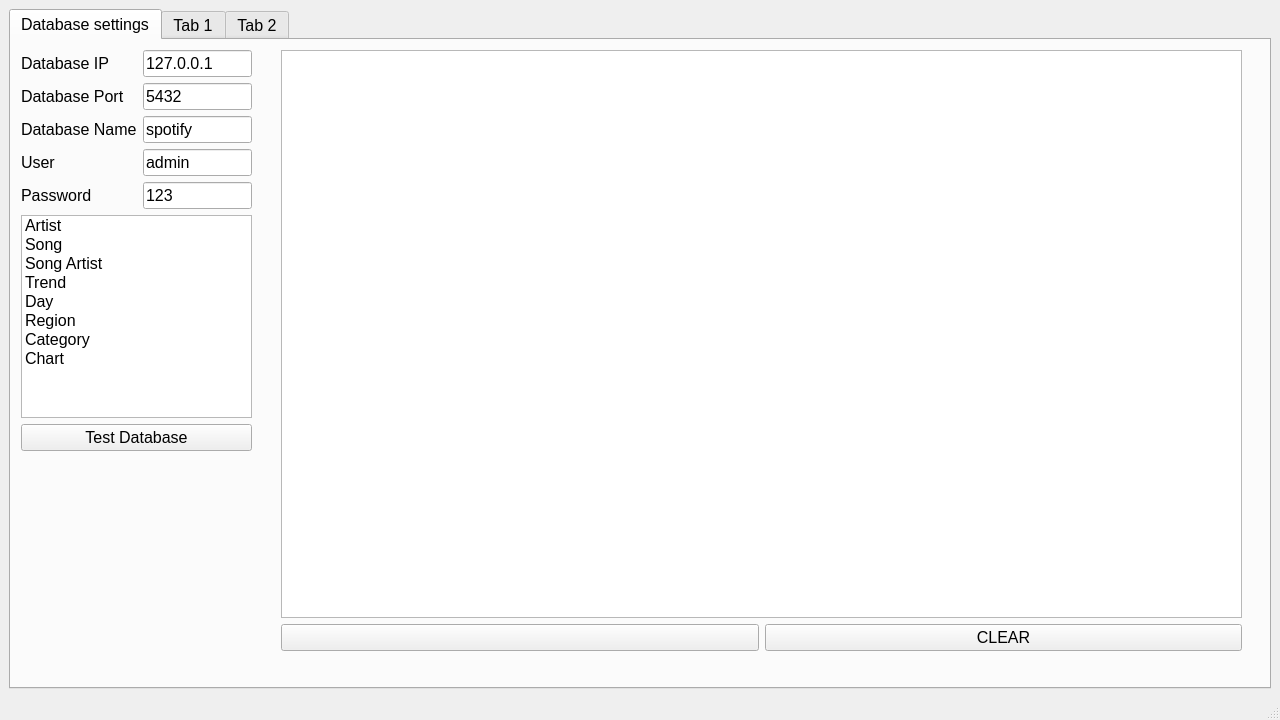
<?xml version="1.0" encoding="UTF-8"?>
<ui version="4.0">
 <class>MainWindow</class>
 <widget class="QMainWindow" name="MainWindow">
  <property name="geometry">
   <rect>
    <x>0</x>
    <y>0</y>
    <width>1280</width>
    <height>720</height>
   </rect>
  </property>
  <property name="sizePolicy">
   <sizepolicy hsizetype="Fixed" vsizetype="Fixed">
    <horstretch>0</horstretch>
    <verstretch>0</verstretch>
   </sizepolicy>
  </property>
  <property name="minimumSize">
   <size>
    <width>1280</width>
    <height>720</height>
   </size>
  </property>
  <property name="maximumSize">
   <size>
    <width>1280</width>
    <height>720</height>
   </size>
  </property>
  <property name="baseSize">
   <size>
    <width>1280</width>
    <height>720</height>
   </size>
  </property>
  <property name="windowTitle">
   <string>MainWindow</string>
  </property>
  <property name="documentMode">
   <bool>false</bool>
  </property>
  <property name="tabShape">
   <enum>QTabWidget::Rounded</enum>
  </property>
  <widget class="QWidget" name="centralwidget">
   <property name="sizePolicy">
    <sizepolicy hsizetype="Fixed" vsizetype="Fixed">
     <horstretch>0</horstretch>
     <verstretch>0</verstretch>
    </sizepolicy>
   </property>
   <layout class="QGridLayout" name="gridLayout">
    <item row="0" column="0">
     <widget class="QTabWidget" name="tabWidget_main">
      <property name="font">
       <font>
        <pointsize>12</pointsize>
       </font>
      </property>
      <property name="currentIndex">
       <number>0</number>
      </property>
      <property name="documentMode">
       <bool>false</bool>
      </property>
      <property name="tabsClosable">
       <bool>false</bool>
      </property>
      <property name="movable">
       <bool>false</bool>
      </property>
      <property name="tabBarAutoHide">
       <bool>false</bool>
      </property>
      <widget class="QWidget" name="tab_0">
       <attribute name="title">
        <string>Database settings</string>
       </attribute>
       <widget class="QWidget" name="verticalLayoutWidget">
        <property name="geometry">
         <rect>
          <x>10</x>
          <y>10</y>
          <width>231</width>
          <height>401</height>
         </rect>
        </property>
        <property name="font">
         <font>
          <pointsize>12</pointsize>
         </font>
        </property>
        <layout class="QVBoxLayout" name="verticalLayout">
         <item>
          <layout class="QFormLayout" name="formLayout_db_data">
           <item row="0" column="0">
            <widget class="QLabel" name="label_db_ip">
             <property name="font">
              <font>
               <pointsize>12</pointsize>
              </font>
             </property>
             <property name="text">
              <string>Database IP</string>
             </property>
            </widget>
           </item>
           <item row="0" column="1">
            <widget class="QLineEdit" name="lineEdit_db_ip">
             <property name="font">
              <font>
               <pointsize>12</pointsize>
              </font>
             </property>
             <property name="toolTip">
              <string/>
             </property>
             <property name="statusTip">
              <string>Enter database IP you wish to connect to</string>
             </property>
             <property name="text">
              <string>127.0.0.1</string>
             </property>
            </widget>
           </item>
           <item row="1" column="0">
            <widget class="QLabel" name="label_db_port">
             <property name="font">
              <font>
               <pointsize>12</pointsize>
              </font>
             </property>
             <property name="text">
              <string>Database Port</string>
             </property>
            </widget>
           </item>
           <item row="1" column="1">
            <widget class="QLineEdit" name="lineEdit_db_port">
             <property name="font">
              <font>
               <pointsize>12</pointsize>
              </font>
             </property>
             <property name="text">
              <string>5432</string>
             </property>
            </widget>
           </item>
           <item row="2" column="0">
            <widget class="QLabel" name="label_db_name">
             <property name="font">
              <font>
               <pointsize>12</pointsize>
              </font>
             </property>
             <property name="text">
              <string>Database Name</string>
             </property>
            </widget>
           </item>
           <item row="2" column="1">
            <widget class="QLineEdit" name="lineEdit_db_name">
             <property name="font">
              <font>
               <pointsize>12</pointsize>
              </font>
             </property>
             <property name="text">
              <string>spotify</string>
             </property>
            </widget>
           </item>
           <item row="3" column="0">
            <widget class="QLabel" name="label_db_user">
             <property name="font">
              <font>
               <pointsize>12</pointsize>
              </font>
             </property>
             <property name="text">
              <string>User</string>
             </property>
            </widget>
           </item>
           <item row="3" column="1">
            <widget class="QLineEdit" name="lineEdit_db_user">
             <property name="font">
              <font>
               <pointsize>12</pointsize>
              </font>
             </property>
             <property name="text">
              <string>admin</string>
             </property>
            </widget>
           </item>
           <item row="4" column="0">
            <widget class="QLabel" name="label_db_pass">
             <property name="font">
              <font>
               <pointsize>12</pointsize>
              </font>
             </property>
             <property name="text">
              <string>Password</string>
             </property>
            </widget>
           </item>
           <item row="4" column="1">
            <widget class="QLineEdit" name="lineEdit_db_pass">
             <property name="font">
              <font>
               <pointsize>12</pointsize>
              </font>
             </property>
             <property name="text">
              <string>123</string>
             </property>
            </widget>
           </item>
          </layout>
         </item>
         <item>
          <widget class="QListWidget" name="listWidget_tables">
           <property name="font">
            <font>
             <pointsize>12</pointsize>
            </font>
           </property>
           <property name="tabKeyNavigation">
            <bool>true</bool>
           </property>
           <item>
            <property name="text">
             <string>Artist</string>
            </property>
           </item>
           <item>
            <property name="text">
             <string>Song</string>
            </property>
           </item>
           <item>
            <property name="text">
             <string>Song Artist</string>
            </property>
           </item>
           <item>
            <property name="text">
             <string>Trend</string>
            </property>
           </item>
           <item>
            <property name="text">
             <string>Day</string>
            </property>
           </item>
           <item>
            <property name="text">
             <string>Region</string>
            </property>
           </item>
           <item>
            <property name="text">
             <string>Category</string>
            </property>
           </item>
           <item>
            <property name="text">
             <string>Chart</string>
            </property>
           </item>
          </widget>
         </item>
         <item>
          <widget class="QPushButton" name="pushButton_test">
           <property name="font">
            <font>
             <pointsize>12</pointsize>
            </font>
           </property>
           <property name="text">
            <string>Test Database</string>
           </property>
          </widget>
         </item>
        </layout>
       </widget>
       <widget class="QWidget" name="verticalLayoutWidget_2">
        <property name="geometry">
         <rect>
          <x>270</x>
          <y>10</y>
          <width>961</width>
          <height>601</height>
         </rect>
        </property>
        <property name="font">
         <font>
          <pointsize>12</pointsize>
         </font>
        </property>
        <layout class="QVBoxLayout" name="verticalLayout_textBrowser">
         <item>
          <widget class="QTextBrowser" name="textBrowser_tab_0">
           <property name="font">
            <font>
             <pointsize>12</pointsize>
            </font>
           </property>
          </widget>
         </item>
         <item>
          <layout class="QGridLayout" name="gridLayout_textBrowser_buttons">
           <item row="0" column="1">
            <widget class="QPushButton" name="pushButton_clear">
             <property name="font">
              <font>
               <pointsize>12</pointsize>
              </font>
             </property>
             <property name="text">
              <string>CLEAR</string>
             </property>
            </widget>
           </item>
           <item row="0" column="0">
            <widget class="QPushButton" name="pushButton_empty">
             <property name="font">
              <font>
               <pointsize>12</pointsize>
              </font>
             </property>
             <property name="text">
              <string/>
             </property>
            </widget>
           </item>
          </layout>
         </item>
        </layout>
       </widget>
      </widget>
      <widget class="QWidget" name="tab_1">
       <attribute name="title">
        <string>Tab 1</string>
       </attribute>
       <widget class="QPushButton" name="pushButton">
        <property name="geometry">
         <rect>
          <x>120</x>
          <y>470</y>
          <width>101</width>
          <height>41</height>
         </rect>
        </property>
        <property name="text">
         <string>PushButton</string>
        </property>
       </widget>
       <widget class="QListWidget" name="listWidget">
        <property name="geometry">
         <rect>
          <x>10</x>
          <y>10</y>
          <width>211</width>
          <height>331</height>
         </rect>
        </property>
        <property name="editTriggers">
         <set>QAbstractItemView::CurrentChanged|QAbstractItemView::DoubleClicked|QAbstractItemView::EditKeyPressed|QAbstractItemView::SelectedClicked</set>
        </property>
        <property name="alternatingRowColors">
         <bool>true</bool>
        </property>
        <property name="isWrapping" stdset="0">
         <bool>false</bool>
        </property>
        <property name="wordWrap">
         <bool>false</bool>
        </property>
        <property name="selectionRectVisible">
         <bool>false</bool>
        </property>
        <property name="currentRow">
         <number>-1</number>
        </property>
        <property name="sortingEnabled">
         <bool>true</bool>
        </property>
       </widget>
       <widget class="QFrame" name="verticalFrame">
        <property name="geometry">
         <rect>
          <x>240</x>
          <y>10</y>
          <width>1000</width>
          <height>600</height>
         </rect>
        </property>
        <property name="minimumSize">
         <size>
          <width>800</width>
          <height>600</height>
         </size>
        </property>
        <property name="frameShape">
         <enum>QFrame::StyledPanel</enum>
        </property>
        <property name="frameShadow">
         <enum>QFrame::Sunken</enum>
        </property>
        <layout class="QVBoxLayout" name="plot1"/>
       </widget>
       <widget class="QLabel" name="label">
        <property name="geometry">
         <rect>
          <x>20</x>
          <y>360</y>
          <width>141</width>
          <height>31</height>
         </rect>
        </property>
        <property name="text">
         <string>TextLabel</string>
        </property>
       </widget>
       <widget class="QLineEdit" name="lineEdit">
        <property name="geometry">
         <rect>
          <x>10</x>
          <y>400</y>
          <width>221</width>
          <height>31</height>
         </rect>
        </property>
       </widget>
       <widget class="QSpinBox" name="spinBox">
        <property name="geometry">
         <rect>
          <x>10</x>
          <y>460</y>
          <width>101</width>
          <height>21</height>
         </rect>
        </property>
       </widget>
      </widget>
      <widget class="QWidget" name="tab_2">
       <attribute name="title">
        <string>Tab 2</string>
       </attribute>
       <widget class="QPushButton" name="pushButton_2">
        <property name="geometry">
         <rect>
          <x>230</x>
          <y>140</y>
          <width>111</width>
          <height>41</height>
         </rect>
        </property>
        <property name="text">
         <string>PushButton</string>
        </property>
       </widget>
      </widget>
     </widget>
    </item>
   </layout>
  </widget>
  <widget class="QMenuBar" name="menubar">
   <property name="geometry">
    <rect>
     <x>0</x>
     <y>0</y>
     <width>1280</width>
     <height>21</height>
    </rect>
   </property>
  </widget>
  <widget class="QStatusBar" name="statusbar"/>
 </widget>
 <tabstops>
  <tabstop>tabWidget_main</tabstop>
  <tabstop>lineEdit_db_ip</tabstop>
  <tabstop>lineEdit_db_port</tabstop>
  <tabstop>lineEdit_db_name</tabstop>
  <tabstop>lineEdit_db_user</tabstop>
  <tabstop>lineEdit_db_pass</tabstop>
  <tabstop>listWidget_tables</tabstop>
  <tabstop>pushButton_test</tabstop>
  <tabstop>textBrowser_tab_0</tabstop>
  <tabstop>pushButton_clear</tabstop>
  <tabstop>pushButton_empty</tabstop>
  <tabstop>spinBox</tabstop>
  <tabstop>listWidget</tabstop>
  <tabstop>pushButton_2</tabstop>
  <tabstop>lineEdit</tabstop>
  <tabstop>pushButton</tabstop>
 </tabstops>
 <resources/>
 <connections/>
</ui>
